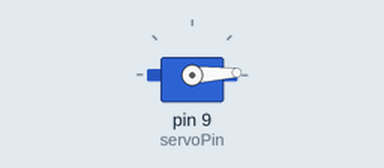
Simulated run of this sketch. Board: Arduino Uno, built with avr-gcc and run on an emulated ATmega328P. Shown: servo.

Above: at 0.05 s.
At 0.35 s:
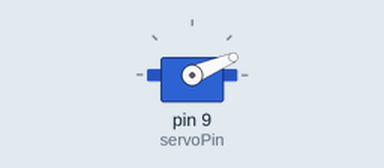
At 0.7 s:
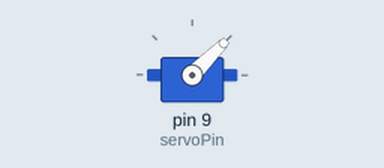
At 1.4 s:
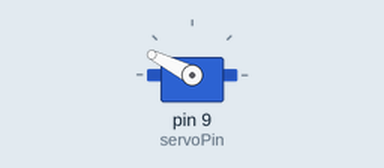
Timing chart, 0 to 3.3 s (numbered marks = the images above):
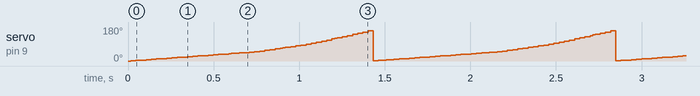

The sketch:

PortfolioAssignment15.ino
```cpp
#include <Servo.h>
Servo myServo; // Declare a servo object for us to control
int servoPin = 9; // Var for the pin the servo connects to
int pos = 0; // Var to keep track of the servo's position

void setup() {
  myServo.attach(servoPin); // Tell the servo to what pin it's connected to
}

void loop() {
  for(pos = 0; pos < 50; pos += 1){ // Loop, pos is added to (from 0 to 160)
    myServo.write(pos); // Turn the servo to the position in pos
    delay(15); // Wait 15ms
  }
  for(pos = 50; pos < 90; pos += 2){// Loop, pos is deducted from (from 160 to 1)
    myServo.write(pos); // Turn the servo to the position in pos
    delay(15); // Wait 15ms
  }
  for(pos = 90; pos < 160; pos += 3){// Loop, pos is deducted from (from 160 to 1)
    myServo.write(pos); // Turn the servo to the position in pos
    delay(15); // Wait 15ms
  }
}
```

Measured:
- by itself, servo on pin 9 (servoPin): ramps from 1° to 159° and jumps back, once every 1.4 s
